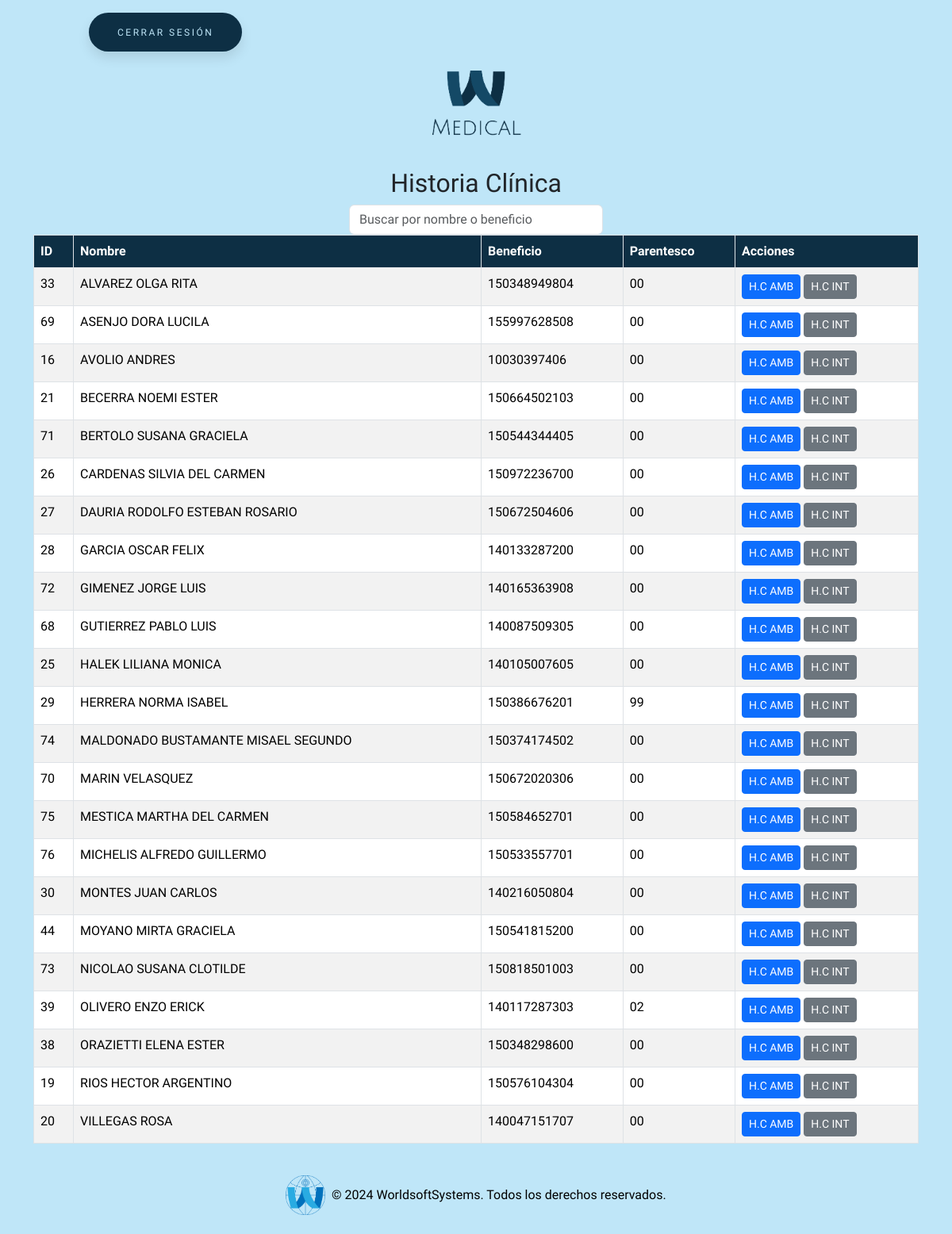
The page /historiaClinica/historia.php (signed in) on the database its author committed.
### tables this page shows
CREATE TABLE `paciente` (
  `id` int(11) NOT NULL,
  `nombre` varchar(255) NOT NULL,
  `obra_social` int(255) NOT NULL,
  `fecha_nac` date NOT NULL,
  `sexo` varchar(255) NOT NULL,
  `domicilio` varchar(255) NOT NULL,
  `localidad` varchar(255) NOT NULL,
  `partido` varchar(255) NOT NULL,
  `c_postal` int(255) NOT NULL,
  `telefono` varchar(255) NOT NULL,
  `tipo_doc` varchar(255) NOT NULL,
  `nro_doc` int(255) NOT NULL,
  `admision` date NOT NULL,
  `id_prof` int(255) NOT NULL,
  `benef` bigint(255) NOT NULL,
  `parentesco` varchar(2) NOT NULL,
  `hijos` int(255) NOT NULL,
  `ocupacion` varchar(255) NOT NULL,
  `tipo_afiliado` int(255) NOT NULL,
  `modalidad` int(11) NOT NULL
);

### historiaClinica/historia.php (the view, shortened to what this page needs)
<?php
require_once "../conexion.php";
$sql = "SELECT * FROM paciente ORDER BY nombre ASC";
$result = $conn->query($sql);
?>
<!DOCTYPE html>
<html lang="es">
<head>
    <link href="https://cdn.jsdelivr.net/npm/bootstrap@5.3.3/dist/css/bootstrap.min.css" rel="stylesheet"
>
    <link rel="stylesheet" href="https://cdnjs.cloudflare.com/ajax/libs/font-awesome/6.5.2/css/all.min.css"
 />
    <link rel="stylesheet" href="../estilos/styleBotones.css">
    <link rel="stylesheet" href="../estilos/styleGeneral.css">
</head>
<body>
    <button class="button" style="vertical-align:middle; margin-left:7rem" onclick="confirmLogout(event)">
        <span>Cerrar sesión</span>
    </button>
    <div class="text-center my-4">
        <img src="../img/logo.png" alt="Logo MEDICAL" class="img-fluid" style="max-width: 15rem;">
    </div>
    <div class="container">
        <div class="row justify-content-center">
            <div class="col-auto text-center">
                <h2>Historia Clínica</h2>
                <input type="text" id="searchInput" style="width: 20rem;" class="form-control"
                    placeholder="Buscar por nombre o beneficio">
            </div>
        </div>
        <table class="table table-striped table-bordered " id="pacientesTable">
            <thead class="table-custom">
                <tr>
                    <th>ID</th>
                    <th>Nombre</th>
                    <th>Beneficio</th>
                    <th>Parentesco</th>
                    <th>Acciones</th>
                </tr>
            </thead>
            <tbody>
                <?php if ($result->num_rows > 0): ?>
                    <?php while ($row = $result->fetch_assoc()): ?>
                        <tr>
                            <td><?= $row["id"] ?></td>
                            <td><?= $row["nombre"] ?></td>
                            <td><?= $row["benef"] ?></td>
                            <td><?= $row["parentesco"] ?></td>
                            <td>
                                <button type="button" class="btn btn-primary btn-sm btn-hc" data-id="<?= $row['id'] ?>"
                                    data-modal="amb" data-bs-toggle="tooltip" title="Historia Clínica Ambulatoria (H.C AMB)">
                                    H.C AMB
                                </button>
                                <button type="button" class="btn btn-secondary btn-sm btn-hc" data-id="<?= $row['id'] ?>"
                                    data-modal="int" data-bs-toggle="tooltip" title="Historia Clínica Internación (H.C INT)">
                                    H.C INT
                                </button>
                            </td>
                        </tr>
                    <?php endwhile; ?>
                <?php else: ?>
                    <tr>
                        <td colspan="4">No se encontraron resultados</td>
                    </tr>
                <?php endif; ?>
            </tbody>
        </table>
    </div>
    <footer class="bg-dark text-white text-center py-4 mt-auto">
        <div class="container">
            <div class="row justify-content-center">
                <div class="col-md-12 footer-logo-text">
                    <img src="../img/logoWSS.png" alt="Logo" class="img-fluid" style="max-height: 50px;">
                    <p class="mb-0">&copy; 2024 WorldsoftSystems. Todos los derechos reservados.</p>
                </div>
            </div>
        </div>
    </footer>
</body>
</html>

### estilos/styleBotones.css (style rules this page uses)
:root { --primary-color: #0d2f44; }
.button { padding: 1.3em 3em; font-size: 12px; text-transform: uppercase; letter-spacing: 2.5px; font-weight: 500; color: #bfe6f8; background-color: var(--primary-color) !important; border-color: var(--primary-color) !important; border: none; border-radius: 45px; box-shadow: 0px 8px 15px rgba(0, 0, 0, 0.1); transition: all 0.3s ease 0s; cursor: pointer; outline: none; margin-top: 1rem; }

### estilos/styleGeneral.css (style rules this page uses)
:root { --primary-color: #0d2f44; }
body, html { background-color: #bfe6f8 !important; font-family: 'Cabin Condensed', sans-serif !important; }
.table-custom th { background-color: var(--primary-color) !important; color: white !important; }
.footer-logo-text { display: flex; align-items: center; justify-content: center; color: #000; }
footer.bg-dark { background-color: transparent !important; padding-top: 10rem; }
.footer-logo-text img { margin-right: 0.5rem; }

### rows shown on the page
paciente: id "33", nombre "ALVAREZ OLGA RITA", benef "150348949804", parentesco "00"
paciente: id "69", nombre "ASENJO DORA LUCILA", benef "155997628508", parentesco "00"
paciente: id "16", nombre "AVOLIO ANDRES", benef "10030397406", parentesco "00"
paciente: id "21", nombre "BECERRA NOEMI ESTER", benef "150664502103", parentesco "00"
paciente: id "71", nombre "BERTOLO SUSANA GRACIELA", benef "150544344405", parentesco "00"
paciente: id "26", nombre "CARDENAS SILVIA DEL CARMEN", benef "150972236700", parentesco "00"
paciente: id "27", nombre "DAURIA RODOLFO ESTEBAN ROSARIO", benef "150672504606", parentesco "00"
paciente: id "28", nombre "GARCIA OSCAR FELIX", benef "140133287200", parentesco "00"
paciente: id "72", nombre "GIMENEZ JORGE LUIS", benef "140165363908", parentesco "00"
paciente: id "68", nombre "GUTIERREZ PABLO LUIS", benef "140087509305", parentesco "00"
paciente: id "25", nombre "HALEK LILIANA MONICA", benef "140105007605", parentesco "00"
paciente: id "29", nombre "HERRERA NORMA ISABEL", benef "150386676201", parentesco "99"
paciente: id "74", nombre "MALDONADO BUSTAMANTE MISAEL SEGUNDO", benef "150374174502", parentesco "00"
paciente: id "70", nombre "MARIN VELASQUEZ", benef "150672020306", parentesco "00"
paciente: id "75", nombre "MESTICA MARTHA DEL CARMEN", benef "150584652701", parentesco "00"
paciente: id "76", nombre "MICHELIS ALFREDO GUILLERMO", benef "150533557701", parentesco "00"
paciente: id "30", nombre "MONTES JUAN CARLOS", benef "140216050804", parentesco "00"
paciente: id "44", nombre "MOYANO MIRTA GRACIELA", benef "150541815200", parentesco "00"
paciente: id "73", nombre "NICOLAO SUSANA CLOTILDE", benef "150818501003", parentesco "00"
paciente: id "39", nombre "OLIVERO ENZO ERICK", benef "140117287303", parentesco "02"
paciente: id "38", nombre "ORAZIETTI ELENA ESTER", benef "150348298600", parentesco "00"
paciente: id "19", nombre "RIOS HECTOR ARGENTINO", benef "150576104304", parentesco "00"
paciente: id "20", nombre "VILLEGAS ROSA", benef "140047151707", parentesco "00"
